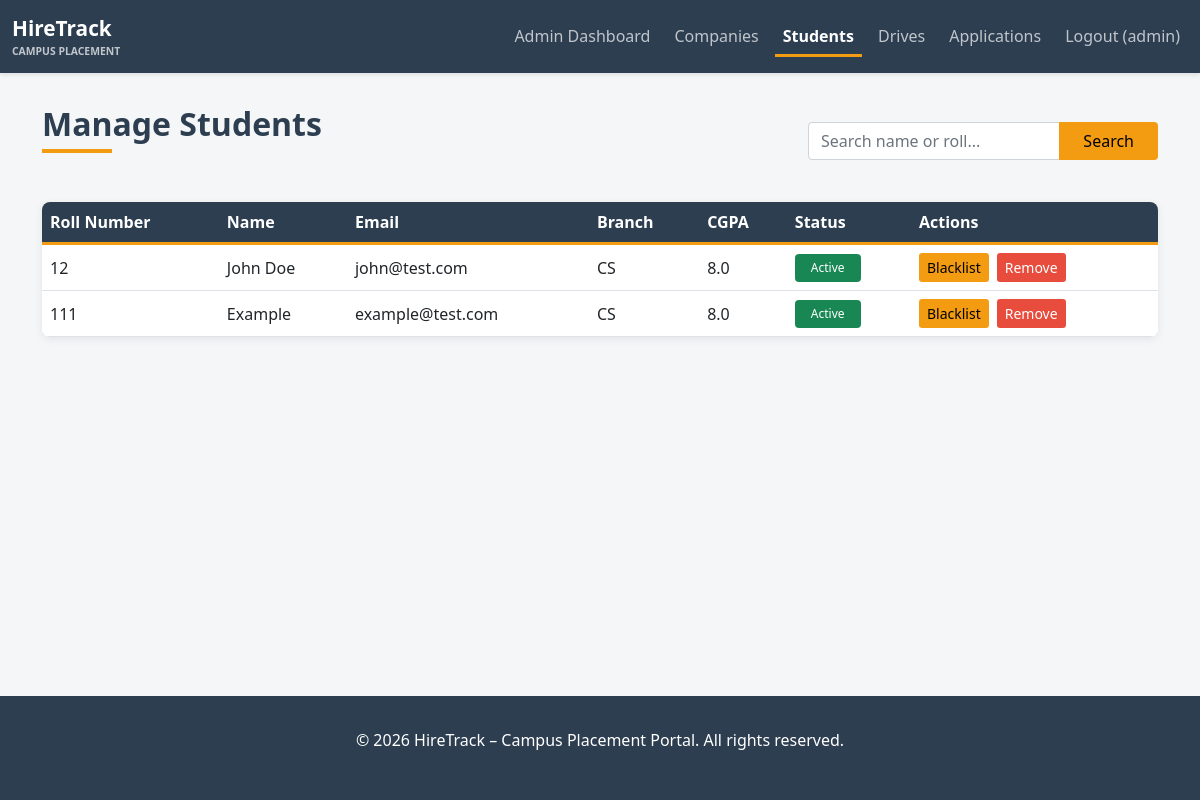
The app's page /admin/students (signed in) with its own data.
### app/models.py (models this page shows, shortened)
class Admin(UserMixin, db.Model):
    __tablename__ = 'admin'
    id = db.Column(db.Integer, primary_key=True)
    username = db.Column(db.String(120), unique=True, nullable=False, index=True)
    email = db.Column(db.String(120), unique=True, nullable=False, index=True)
    password_hash = db.Column(db.String(255), nullable=False)
    created_at = db.Column(db.DateTime, default=datetime.utcnow)

class Student(UserMixin, db.Model):
    __tablename__ = 'student'
    id = db.Column(db.Integer, primary_key=True)
    roll_number = db.Column(db.String(50), unique=True, nullable=False, index=True)
    name = db.Column(db.String(255), nullable=False)
    email = db.Column(db.String(120), unique=True, nullable=False, index=True)
    password_hash = db.Column(db.String(255), nullable=False)
    cgpa = db.Column(db.Float)
    branch = db.Column(db.String(100))
    resume_path = db.Column(db.String(255))
    is_active = db.Column(db.Boolean, default=True)
    is_blacklisted = db.Column(db.Boolean, default=False)
    created_at = db.Column(db.DateTime, default=datetime.utcnow)
    updated_at = db.Column(db.DateTime, default=datetime.utcnow, onupdate=datetime.utcnow)
    applications = db.relationship('Application', backref='student', lazy=True, cascade='all, delete-orphan')

### app/routes.py (the view)
@admin_bp.route('/students')
@admin_required
def manage_students():
    page = request.args.get('page', 1, type=int)
    search = request.args.get('search', '')
    query = Student.query
    if search:
        query = query.filter((Student.name.ilike(f'%{search}%')) |
                            (Student.roll_number.ilike(f'%{search}%')))
    students = query.paginate(page=page, per_page=10)
    return render_template('admin/manage_students.html', students=students, search=search)

### app/routes.py (called while the page is built)
def admin_required(f):
    @wraps(f)
    def decorated_function(*args, **kwargs):
        if not current_user.is_authenticated or not isinstance(current_user, Admin):
            flash('You must be logged in as admin to access this page.', 'danger')
            return redirect(url_for('auth.login'))
        return f(*args, **kwargs)
    return decorated_function

### app/templates/admin/manage_students.html (shortened to what this page needs)
{% extends "base.html" %}
{% block content %}
<div class="container">
<div class="d-flex justify-content-between align-items-center mb-4">
<div>
<h2 class="admin-title mb-1">Manage Students</h2>
<div class="admin-accent"></div>
</div>
<form method="GET" style="width:350px;">
<div class="input-group">
<input type="text"
class="form-control"
name="search"
placeholder="Search name or roll..."
value="{{ search or '' }}">
<button class="btn btn-warning px-4" type="submit">
Search
</button>
</div>
</form>
</div>
<div class="table-container">
<div class="table-responsive">
<table class="table table-hover align-middle mb-0">
<thead>
<tr>
<th>Roll Number</th>
<th>Name</th>
<th>Email</th>
<th>Branch</th>
<th>CGPA</th>
<th>Status</th>
<th>Actions</th>
</tr>
</thead>
<tbody>
{% if students.items %}
{% for student in students.items %}
<tr>
<td>{{ student.roll_number }}</td>
<td>{{ student.name }}</td>
<td>{{ student.email }}</td>
<td>{{ student.branch }}</td>
<td>{{ student.cgpa }}</td>
<td>
{% if student.is_blacklisted %}
<span class="badge bg-danger">Blacklisted</span>
{% else %}
<span class="badge bg-success">Active</span>
{% endif %}
</td>
<td>
<div class="d-flex gap-2">
{% if student.is_blacklisted %}
<form method="POST"
action="{{ url_for('admin.unblacklist_student', student_id=student.id) }}">
<button type="submit"
class="btn btn-warning btn-sm">
Unblacklist
</button>
</form>
{% else %}
<form method="POST"
action="{{ url_for('admin.blacklist_student', student_id=student.id) }}">
<button type="submit"
class="btn btn-warning btn-sm">
Blacklist
</button>
</form>
{% endif %}
<form method="POST"
action="{{ url_for('admin.delete_student', student_id=student.id) }}"
onsubmit="return confirm('Remove this student from the system?');">
<button type="submit"
class="btn btn-remove btn-sm">
Remove
</button>
</form>
</div>
</td>
</tr>
{% endfor %}
{% else %}
<tr>
<td colspan="7" class="text-center text-muted py-4">
No students found
</td>
</tr>
{% endif %}
</tbody>
</table>
</div>
</div>
</div>
{% endblock %}

### app/templates/base.html (shortened to what this page needs)
<!DOCTYPE html>
<html lang="en">
<head>
<link rel="stylesheet" href="https://cdn.jsdelivr.net/npm/bootstrap@5.1.3/dist/css/bootstrap.min.css">
</head>
<body>
<nav class="navbar navbar-expand-lg navbar-dark">
<div class="container-fluid">
<a class="navbar-brand d-flex align-items-center" href="{{ url_for('main.index') }}">
<div>
<div style="font-weight:700;font-size:1.3rem;">HireTrack</div>
<div style="font-size:0.65rem;opacity:0.7;">CAMPUS PLACEMENT</div>
</div>
</a>
<div class="collapse navbar-collapse" id="navbarNav">
<ul class="navbar-nav ms-auto gap-2">
{% if current_user.is_authenticated %}
{% if current_user.__class__.__name__ == 'Admin' %}
<li class="nav-item">
<a class="nav-link {% if request.endpoint=='admin.dashboard' %}active{% endif %}"
href="{{ url_for('admin.dashboard') }}">Admin Dashboard</a>
</li>
<li class="nav-item">
<a class="nav-link {% if request.endpoint=='admin.manage_companies' %}active{% endif %}"
href="{{ url_for('admin.manage_companies') }}">Companies</a>
</li>
<li class="nav-item">
<a class="nav-link {% if request.endpoint=='admin.manage_students' %}active{% endif %}"
href="{{ url_for('admin.manage_students') }}">Students</a>
</li>
<li class="nav-item">
<a class="nav-link {% if request.endpoint=='admin.manage_drives' %}active{% endif %}"
href="{{ url_for('admin.manage_drives') }}">Drives</a>
</li>
<li class="nav-item">
<a class="nav-link {% if request.endpoint=='admin.view_applications' %}active{% endif %}"
href="{{ url_for('admin.view_applications') }}">Applications</a>
</li>
{% endif %}
<li class="nav-item">
<a class="nav-link" href="{{ url_for('auth.logout') }}">
Logout ({{ current_user.username if current_user.__class__.__name__ == 'Admin' else current_user.company_name if current_user.__class__.__name__ == 'Company' else current_user.name }})
</a>
</li>
{% endif %}
</ul>
</div>
</div>
</nav>
<div class="container-main">
{% block content %}{% endblock %}
</div>
<footer>
<p>&copy; 2026 HireTrack – Campus Placement Portal. All rights reserved.</p>
</footer>
</body>
</html>

### app/templates/base.html (style rules this page uses)
:root { --primary-color:#2c3e50; --secondary-color:#3498db; --success-color:#27ae60; --danger-color:#e74c3c; --warning-color:#f39c12; }
body { font-family:'Segoe UI',Tahoma,Geneva,Verdana,sans-serif; background-color:#f5f6f8; }
.navbar { background-color:var(--primary-color); box-shadow:0 2px 4px rgba(0,0,0,0.1); }
.navbar-brand { font-weight:700; font-size:1.5rem; }
.container-main { margin-top:2rem; margin-bottom:2rem; }
html, body { height: 100%; }
body { display: flex; flex-direction: column; }
.container-main { flex: 1; }
.table { background-color:white; border-radius:8px; }
.badge { padding:0.5rem 1rem; font-weight:500; }
.nav-link { color:rgba(255,255,255,0.7)!important; transition:all 0.2s ease; }
.nav-link.active { color:white!important; border-bottom:3px solid #f39c12; font-weight:600; padding-bottom:6px; }
footer { background-color:var(--primary-color); color:white; padding:2rem 0; margin-top:3rem; text-align:center; }

### app/templates/admin/manage_students.html (style rules this page uses)
.admin-title { font-weight:700; color:#2c3e50; }
.admin-accent { border-bottom:4px solid #f39c12; width:70px; margin-top:6px; margin-bottom:25px; }
.table-container { background:white; border-radius:8px; box-shadow:0 2px 8px rgba(0,0,0,0.08); overflow:hidden; }
.table thead { background:#2c3e50; border-bottom:3px solid #f39c12; color:white; }
.btn-remove { background:#e74c3c; border:none; color:white; }
.btn-warning { background:#f39c12; border:none; }

### records on screen
Admin: username "admin"
Student: roll_number "12", name "John Doe", email "john@test.com", branch "CS", cgpa "8.0", is_blacklisted "Active"
Student: roll_number "111", name "Example", email "example@test.com", branch "CS", cgpa "8.0", is_blacklisted "Active"
